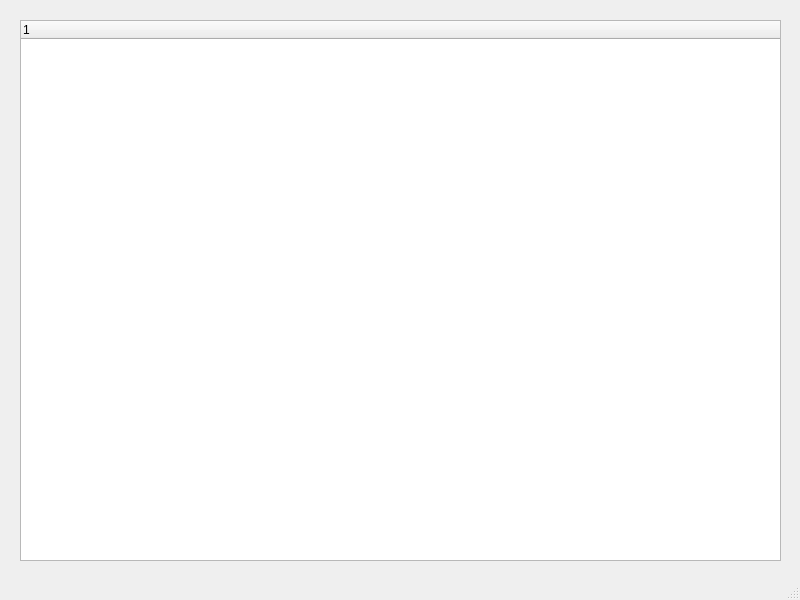
<?xml version="1.0" encoding="UTF-8"?>
<ui version="4.0">
 <class>MainWindow</class>
 <widget class="QMainWindow" name="MainWindow">
  <property name="geometry">
   <rect>
    <x>0</x>
    <y>0</y>
    <width>800</width>
    <height>600</height>
   </rect>
  </property>
  <property name="windowTitle">
   <string>MainWindow</string>
  </property>
  <widget class="QWidget" name="centralwidget">
   <widget class="QTreeWidget" name="treeWidget">
    <property name="geometry">
     <rect>
      <x>20</x>
      <y>20</y>
      <width>761</width>
      <height>541</height>
     </rect>
    </property>
    <column>
     <property name="text">
      <string notr="true">1</string>
     </property>
    </column>
   </widget>
  </widget>
  <widget class="QMenuBar" name="menubar">
   <property name="geometry">
    <rect>
     <x>0</x>
     <y>0</y>
     <width>800</width>
     <height>26</height>
    </rect>
   </property>
  </widget>
  <widget class="QStatusBar" name="statusbar"/>
 </widget>
 <resources/>
 <connections/>
</ui>
